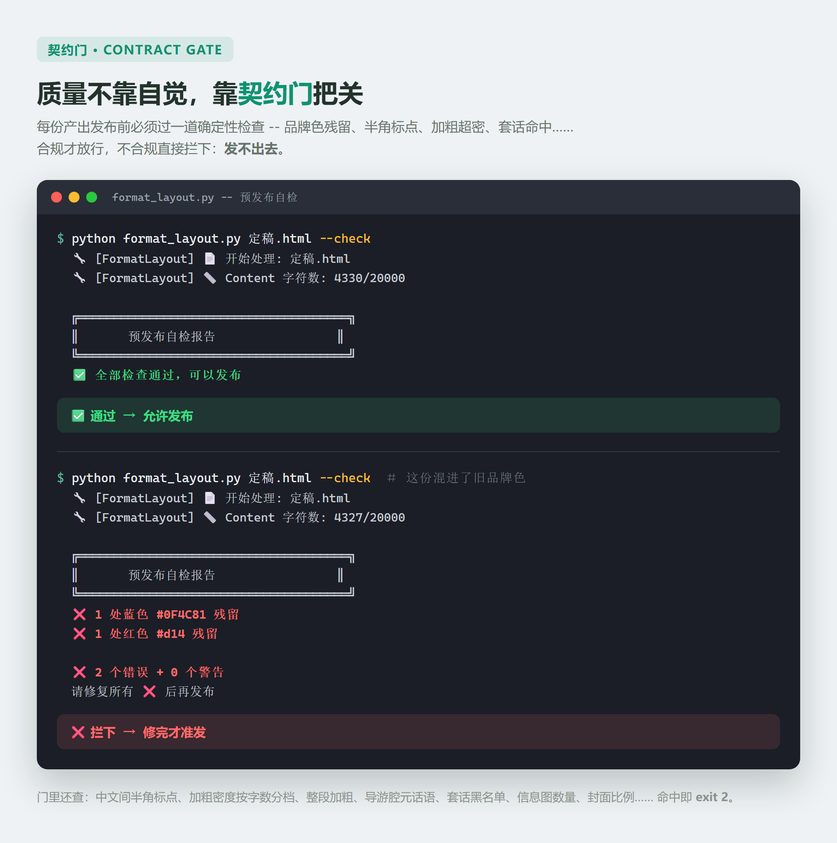
#> input picture assets/01-contract-gate.png, 837 x 843 px, shrunk from 2000 x 2014 before the run
$ python -i visual_pixel_checks.py   (imports and definitions only)
#> lines starting #> are read from the running program, lines starting #| are printed output that depends on the picture; after the words box and inside, x2 and y2 are one past the last pixel; in counts of white or black regions, pixels touching at a corner belong together
#!/usr/bin/env python3
"""封面视觉 QA 的像素级确定性测量（G4 体检补丁）。

背景：`visual_qa_codex.py::CHECK_DEFINITIONS` 里 `ghost_layer_subdued` /
`composition_contract_match` 全靠看图模型主观转述判断，历史上 103 次独立复核只打回
过 2 次。本模块给其中**可以被量化**的两项补一条确定性测量：

1. `measure_ghost_layer`：封面左侧文字区，标题后方那行半隐英文 ghost 层相对局部
   背景的有效不透明度估算（契约 `profile.example/brand.yaml` 写的是 8%-14%）。
2. `measure_watermark_presence`：封面右下角是否存在 `add_logo.js` 风格的品牌水印
   （12% 宽、2% 内边距、35% 不透明度）的辅助像素判定。

🔴 两者都只是**辅助测量，不是新的硬门**（2026-09-23 作者拍板）：

- **基线数据**（2026-09-23 量的，`<数据目录>/*/素材/cover.png`，
  含最近 9 篇的全部现存封面，外加更早的扩大样本，共 99 张只读实测，
  不进本仓）：
  - ghost 层：99 张里 81 张（82%）测到候选像素簇；测到的里只有 27 张（33%）
    落在契约写的 8%-14% 范围内，其余明显偏淡或偏浓（样本中有低至约 5.7%、
    高至约 16.0% 的）；最近 9 篇这个必测区间里 9 张全部测到候选像素簇，
    但只有 2 张落在 8%-14%，其余 7 张在 4.8%-7.5% 之间
    （包括肉眼确认过、观感正常但实测 7.5% 的样本）。
  - 结论：契约数字是**设计目标**，不是当前生产分布的真实约束；拿
    `in_contract_range` 当硬门会把大量已发布、作者认可的封面判 fail，
    所以只接成 warn。
  - 水印：99 张里 96 张（97%）测到符合 35% 不透明度特征的像素簇；
    最近 9 篇必测区间 9 张全部命中（100%）。另外 3 张未命中的
    早期封面经目视核实是**引入 `add_logo.js` 水印惯例之前的
    老封面**，本来就没有水印 —— 是真阴性，不是漏检。这项即使已经很准，
    仍然只做辅助信号：它检测的是「像素特征像不像水印」，不是水印台账
    要核对的「这个字节是否真的跑过 add_logo.js 且之后没被别的工序动过」，
    两者不能互相替代。
- 因此 `visual_qa.py::run_visual_qa` 只把这两个函数的输出当成**只报告不拦截**的
  `pixel_checks` 字段合并进 `_visual-qa.json` / `_visual-qa.md`，从不写入
  `validation_findings`/`errors`，不影响 `status`。
- 何时可以切成硬门：积累至少一个真实发布周期（建议 ≥20 篇新增封面）的
  `pixel_checks.ghost_layer` 记录后，如果 `contract_verdict` 落在
  `in_range`/`below_range`/`above_range` 的分布里，`below_range`/`above_range`
  与人工目测「ghost 层过淡看不见」或「比标题还抢眼」高度重合（而不是把正常
  作品也判出界），再考虑把 `in_contract_range is False` 接成 fail，并同时把
  这份基线数据贴进 PR/评审记录。

两个测量函数都是纯函数（只读 PIL Image，不碰磁盘/网络），可独立单测；
`compute_cover_pixel_checks` 是唯一的磁盘 IO 入口，供 `visual_qa.py` 调用。
"""

from __future__ import annotations

from pathlib import Path
from typing import Any

from PIL import Image

SCHEMA_VERSION = 1

# ---------------------------------------------------------------------------
# ghost layer（封面左侧文字区，标题后方的半隐英文）
# ---------------------------------------------------------------------------

# 版式合同（left-50-gap-6-right-44）里左栏约占 44%-52%；取上限再放宽一点，
# 保证 ghost 行即使贴着标题右边缘也落在采样区内。
GHOST_LEFT_FRACTION = 0.55
# 上下各切掉一点边缘，避开画布最边缘的渐晕/光线笔触造成的极端值。
GHOST_VERTICAL_MARGIN = 0.05
# 主标题按配方是纯白色实心笔画，用它定位「标题第一行在哪一行」：
# 一行里近白像素占比超过该阈值，才算落在标题笔画上（用来把 ghost 的搜索范围
# 收窄到标题正上方一条窄带，而不是整个左栏 —— 早期版本扫全栏，
# 结果把光束/渐变等大面积中间调背景全部计成候选像素，占比虚高到 20%-45%，
# 与「一行字」的真实占比数量级完全不符，见模块顶部基线数据）。
GHOST_TITLE_LUMA_FLOOR = 235.0
GHOST_ROW_COVERAGE_MIN = 0.02
# 标题笔画行判定允许的行间断（像素）：字形笔画之间偶尔有 1-2 行空隙，
# 不应被当成「标题第一行已经结束」。
GHOST_ROW_GAP_TOLERANCE = 2
# ghost 搜索带高度：用检测到的标题第一行高度做基准（ghost 字号不大于标题），
# 但夹在 [min, max] 之间，防止标题行检测异常时搜索带塌缩为 0 或撑爆整个区域。
GHOST_BAND_HEIGHT_MIN_FRACTION = 0.03
GHOST_BAND_HEIGHT_MAX_FRACTION = 0.22
# 候选像素的亮度带按「相对不透明度」而不是绝对亮度定义，边界比契约的 8%-14%
# 更宽松，好让「明显偏淡」「明显过重」也能落进候选簇、被判成 below/above_range，
# 而不是直接漏检；真正的契约判定仍以 GHOST_CONTRACT_LOW/HIGH 为准。
GHOST_BAND_OPACITY_LOW = 0.02
# 上界必须明显高于 GHOST_CONTRACT_HIGH，否则「明显画得比标题还抢眼」的 ghost
# 反而会因为超出扫描带上界被直接漏检（候选像素归零→判「未检测到」），
# 而不是被扣上应得的 above_range —— 等于放过了本方法最该抓的那种反例。
GHOST_BAND_OPACITY_HIGH = 0.6
# 候选像素占搜索带的比例：太低=没画东西；太高=更像一整块渐变/光束而不是
# 一行字的笔画覆盖率，这种情况宁可标「不可信」也不要报一个假不透明度数字。
# 🔴 背景亮度取的是搜索带自身的中位数，数学上「比背景亮」的像素永远不可能
# 超过该带一半（中位数定义使然）；上限必须 < 0.5 才有意义，定成 ≥0.5 等于
# 永远不会触发。99 张真实基线里最高的是 0.486，故取 0.49，
# 刚好卡在理论上限内侧、又不影响当前基线里任何一张的判定。
GHOST_SHAPE_MIN_RATIO = 0.02
GHOST_SHAPE_MAX_RATIO = 0.49
# 品牌契约写的范围（profile.example/brand.yaml 的 required_visual_traits）。
GHOST_CONTRACT_LOW = 0.08
GHOST_CONTRACT_HIGH = 0.14


def measure_ghost_layer(
    image: Image.Image,
    *,
    left_fraction: float = GHOST_LEFT_FRACTION,
    vertical_margin: float = GHOST_VERTICAL_MARGIN,
    title_luma_floor: float = GHOST_TITLE_LUMA_FLOOR,
    row_coverage_min: float = GHOST_ROW_COVERAGE_MIN,
    row_gap_tolerance: int = GHOST_ROW_GAP_TOLERANCE,
    band_height_min_fraction: float = GHOST_BAND_HEIGHT_MIN_FRACTION,
    band_height_max_fraction: float = GHOST_BAND_HEIGHT_MAX_FRACTION,
    band_opacity_low: float = GHOST_BAND_OPACITY_LOW,
    band_opacity_high: float = GHOST_BAND_OPACITY_HIGH,
    shape_min_ratio: float = GHOST_SHAPE_MIN_RATIO,
    shape_max_ratio: float = GHOST_SHAPE_MAX_RATIO,
) -> dict[str, Any]:
    """估算封面左侧文字区 ghost 层相对局部背景的有效不透明度。

    两步法（v2，见上面常量注释里 v1 的失败教训）：

    1. **定位标题第一行**：在左侧文字区内按行统计「近白像素占比」，找到第一段
       连续的高占比行 —— 那是主标题笔画（配方规定纯白实色），不是 ghost。
    2. **只在标题正上方一条窄带里量 ghost**：带高按标题行自身高度估计（ghost
       字号不大于标题），带内用中位数亮度当局部背景，取「比背景亮但没到纯白
       那一档」的像素簇按 `(簇均值 − 背景) / (255 − 背景)` 反解不透明度。

    仍是近似：光束/渐变类背景装饰如果恰好压在标题正上方，会被一起计入候选簇；
    `shape_plausible=False`（候选像素占比过高，不像一行字的笔画覆盖率）就是
    专门标记这种情况的信号 —— 调用方看到它应把 `estimated_opacity` 当不可信、
    只参考 `detected`/`shape_plausible` 本身。
    """
    import numpy as np

    rgb = image.convert("RGB") if image.mode != "RGB" else image
    width, height = rgb.size
    left_width = max(1, min(width, int(round(width * left_fraction))))
    top = max(0, int(round(height * vertical_margin)))
    bottom = max(top + 1, height - top)
    bottom = min(bottom, height)
    region = rgb.crop((0, top, left_width, bottom)).convert("L")
    arr = np.asarray(region, dtype=np.float64)
    region_h, region_w = arr.shape

    result: dict[str, Any] = {
        "method": "title-band-projection-v2",
        "region_box": [0, top, left_width, bottom],
        "title_band": None,
        "search_band": None,
        "background_luma": None,
        "candidate_pixel_ratio": None,
        "ghost_luma_mean": None,
        "estimated_opacity": None,
        "shape_plausible": None,
        "detected": False,
    }
    if arr.size == 0 or region_h < 4 or region_w < 4:
        return result

    row_coverage = (arr >= title_luma_floor).mean(axis=1)
    title_rows = np.flatnonzero(row_coverage >= row_coverage_min)
    if title_rows.size == 0:
        return result

    title_top = int(title_rows[0])
    run_end = title_top
    for row_index in title_rows:
        if row_index <= run_end + row_gap_tolerance:
            run_end = int(row_index)
        else:
            break
    result["title_band"] = [title_top + top, run_end + top]

    band_h = run_end - title_top + 1
    band_h = max(int(round(region_h * band_height_min_fraction)), band_h)
    band_h = min(band_h, int(round(region_h * band_height_max_fraction)))
    search_top = max(0, title_top - band_h)
    search_bottom = title_top
    if search_bottom - search_top < 2:
        return result
    result["search_band"] = [search_top + top, search_bottom + top]

    band = arr[search_top:search_bottom, :]
    background_luma = float(np.median(band))
    result["background_luma"] = round(background_luma, 2)

    denom = 255.0 - background_luma
    if denom <= 1e-6:
        return result
    lower = background_luma + band_opacity_low * denom
    upper = background_luma + band_opacity_high * denom
    if upper <= lower:
        return result

    mask = (band >= lower) & (band < upper)
    total = int(band.size)
    candidate_count = int(mask.sum())
    candidate_ratio = candidate_count / total if total else 0.0
    result["candidate_pixel_ratio"] = round(candidate_ratio, 6)
    if candidate_count == 0 or candidate_ratio < shape_min_ratio:
        return result

    result["shape_plausible"] = bool(candidate_ratio <= shape_max_ratio)
    if not result["shape_plausible"]:
        # 候选像素铺满了大半条搜索带：更像一整块渐变/光束，不是一行字的
        # 笔画覆盖率。仍然只是把话说清楚、不硬凑一个不透明度，不代表判定失败。
        return result

    ghost_luma_mean = float(band[mask].mean())
    result["ghost_luma_mean"] = round(ghost_luma_mean, 2)
    result["detected"] = True
    opacity = (ghost_luma_mean - background_luma) / denom
    result["estimated_opacity"] = round(max(0.0, min(1.0, opacity)), 4)
    return result


def evaluate_ghost_layer(
    measurement: dict[str, Any],
    *,
    low: float = GHOST_CONTRACT_LOW,
    high: float = GHOST_CONTRACT_HIGH,
) -> dict[str, Any]:
    """把 `measure_ghost_layer` 的原始测量换算成人可读的判定文案（仅供参考）。"""
    if measurement.get("shape_plausible") is False:
        return {
            "contract_verdict": "ambiguous_background",
            "in_contract_range": None,
            "note": (
                "自动测量：标题正上方候选像素铺满了大半条搜索带，更像大片渐变/光束"
                "而非一行字的笔画覆盖率，本方法拒绝给出不透明度数字（宁可不测也不误报）"
            ),
        }
    if not measurement.get("detected"):
        return {
            "contract_verdict": "not_detected",
            "in_contract_range": None,
            "note": (
                "自动测量：标题正上方未找到明显的 ghost 候选像素簇"
                "（可能没画 ghost 层，也可能不透明度低于本方法的测量灵敏度，"
                "也可能没能定位到标题行）"
            ),
        }
    opacity = measurement.get("estimated_opacity")
    if opacity is None:
        return {
            "contract_verdict": "unmeasurable",
            "in_contract_range": None,
            "note": "自动测量：检测到候选像素簇，但背景亮度过高导致无法换算不透明度",
        }
    if opacity < low:
        verdict, in_range = "below_range", False
    elif opacity > high:
        verdict, in_range = "above_range", False
    else:
        verdict, in_range = "in_range", True
    note = (
        f"自动测量：ghost 层有效不透明度约 {opacity:.1%}"
        f"（契约参考范围 {low:.0%}-{high:.0%}），判定 {verdict}"
        "（仅报告，不参与发布拦截，见模块顶部说明）"
    )
    return {"contract_verdict": verdict, "in_contract_range": in_range, "note": note}


# ---------------------------------------------------------------------------
# 品牌水印（封面右下角，add_logo.js 的固定版式）
# ---------------------------------------------------------------------------

# 与 add_logo.js 完全一致的版式常量：12% 宽、2% 内边距、右下角。
WATERMARK_PADDING_FRACTION = 0.02
WATERMARK_WIDTH_FRACTION = 0.12
# add_logo.js 只按宽度缩放 logo，真实高度取决于每个账号自己的 logo 文件宽高比
# （品牌素材是私有配置，公开 skill 不能假设固定比例）。这里放宽搜索框，
# 用「一个明显比 12% 宽还大」的区域兜住各种宽高比的真实 logo。
WATERMARK_SEARCH_MARGIN = 1.6
WATERMARK_SEARCH_HEIGHT_FRACTION = 0.24
# add_logo.js 写死 35% 不透明度、且按右下角取样亮度自适应选白/黑字 logo
# （同一分界 128）。这两个数字是本方法唯一能确定的先验，直接拿来比「与相邻
# 对照区比纹理」更准 —— 基线曾用后一种方法测 99 张真实封面，
# 命中率只有 54%（其中肉眼可见水印的样例，仍判「未检测到」，因为水印正左侧
# 恰好是场景里立体挂件的阴影，比 logo 本身纹理还重，对照区选址不可靠）。
WATERMARK_OPACITY_ESTIMATE = 0.35
# 容忍窗口要覆盖「实际不透明度较真实合成有偏差」与「取样框里背景本身有渐变」，
# 基线里把窗口收紧到 ±0.12 以内会漏掉一部分已知带水印的老封面。
WATERMARK_OPACITY_TOLERANCE = 0.20
# logo 只占搜索框一小部分面积（周围大量透明留白），候选像素占比门槛不能定太高。
WATERMARK_MIN_CANDIDATE_RATIO = 0.01
# 与 add_logo.js 的 LIGHT_BG_THRESHOLD 同一分界，用来决定該找变亮还是变暗的簇。
WATERMARK_LIGHT_BG_THRESHOLD = 128.0


def measure_watermark_presence(
    image: Image.Image,
    *,
    padding_fraction: float = WATERMARK_PADDING_FRACTION,
    width_fraction: float = WATERMARK_WIDTH_FRACTION,
    search_margin: float = WATERMARK_SEARCH_MARGIN,
    search_height_fraction: float = WATERMARK_SEARCH_HEIGHT_FRACTION,
    opacity_estimate: float = WATERMARK_OPACITY_ESTIMATE,
    opacity_tolerance: float = WATERMARK_OPACITY_TOLERANCE,
    min_candidate_ratio: float = WATERMARK_MIN_CANDIDATE_RATIO,
    light_bg_threshold: float = WATERMARK_LIGHT_BG_THRESHOLD,
) -> dict[str, Any]:
    """右下角「是否存在 logo 特征」的辅助像素判定（不是台账核对的替代品）。

    方法：在 `add_logo.js` 实际贴图的右下角位置取一个放宽过的搜索框，用框内
    中位数亮度当「没有 logo 时大概长什么样」的局部背景估计，再按
    `add_logo.js` 写死的 35% 不透明度与黑白字判定分界，反推「如果这里真贴了
    logo，像素会漂移到哪个亮度」，检查搜索框里有没有一簇像素落在那个范围。

    这是启发式辅助信号，不做「水印是否合规」的最终裁决 —— 真正的水印合规
    台账核对在 pipeline 侧另有实现（`.postprocess-ledger.json` +
    `.gen-log.jsonl` sha 对账）。以不误伤为优先：判「未检测到」不代表水印
    不存在，只代表本方法在这张图的右下角没有量到符合该不透明度特征的像素簇。
    """
    import numpy as np

    rgb = image.convert("RGB") if image.mode != "RGB" else image
    width, height = rgb.size
    gray = np.asarray(rgb.convert("L"), dtype=np.float64)

    pad_x = int(round(width * padding_fraction))
    pad_y = int(round(height * padding_fraction))
    box_w = max(4, int(round(width * width_fraction * search_margin)))
    box_h = max(4, int(round(height * search_height_fraction)))

    x2 = max(1, width - pad_x)
    y2 = max(1, height - pad_y)
    x1 = max(0, x2 - box_w)
    y1 = max(0, y2 - box_h)
    corner = gray[y1:y2, x1:x2]

    result: dict[str, Any] = {
        "method": "corner-opacity-band-v2",
        "logo_search_box": [x1, y1, x2, y2],
        "background_luma": None,
        "expected_variant": None,
        "candidate_pixel_ratio": 0.0,
        "likely_present": False,
        "note": "",
    }
    if corner.size == 0:
        result["note"] = "自动测量：图片过小，搜索框为空，无法判定"
        return result

    background_luma = float(np.median(corner))
    result["background_luma"] = round(background_luma, 2)
    is_light_bg = background_luma > light_bg_threshold
    lo_alpha = max(0.0, opacity_estimate - opacity_tolerance)
    hi_alpha = min(1.0, opacity_estimate + opacity_tolerance)

    if is_light_bg:
        # 浅底配深字 logo：像素应比背景更暗（黑色以 alpha 混合进浅底）。
        result["expected_variant"] = "dark-logo-on-light-bg"
        hi = background_luma - lo_alpha * background_luma
        lo = background_luma - hi_alpha * background_luma
    else:
        # 深底配白字 logo：像素应比背景更亮（白色以 alpha 混合进深底）。
        result["expected_variant"] = "light-logo-on-dark-bg"
        denom = 255.0 - background_luma
        lo = background_luma + lo_alpha * denom
        hi = background_luma + hi_alpha * denom
    lo, hi = min(lo, hi), max(lo, hi)

    mask = (corner >= lo) & (corner <= hi)
    candidate_ratio = float(mask.mean())
    result["candidate_pixel_ratio"] = round(candidate_ratio, 6)
    likely_present = bool(candidate_ratio >= min_candidate_ratio)
    result["likely_present"] = likely_present
    result["note"] = (
        "自动测量：右下角量到一簇符合 35% 不透明度特征的像素，与品牌水印特征相符"
        "（辅助信号，非台账核验）"
        if likely_present
        else "自动测量：右下角未量到符合水印不透明度特征的像素簇"
        "（不代表水印一定缺失，台账核对以 pipeline 侧记录为准）"
    )
    return result


# ---------------------------------------------------------------------------
# 汇总入口
# ---------------------------------------------------------------------------


def compute_cover_pixel_checks(image_path: Path) -> dict[str, Any]:
    """唯一的磁盘 IO 入口：打开一次图片，跑两项测量，供 `visual_qa.py` 调用。

    任何异常都吞掉并落进 `error` 字段而不是向上抛 —— 这两项测量是辅助信号，
    不应该因为一张图片解码失败就把整条视觉 QA 流程带崩。
    """
#> called with image_path = '../assets/01-contract-gate.png'
    try:
        with Image.open(image_path) as raw:
#> raw is the input picture: PIL image 837x843 RGB; mean R, G, B 104.5, 108.2, 113.1
            rgb = raw.convert("RGB")
            ghost = measure_ghost_layer(rgb)
#> in measure_ghost_layer, `region = rgb.crop((0, top, left_width, bottom)).convert("L")`:
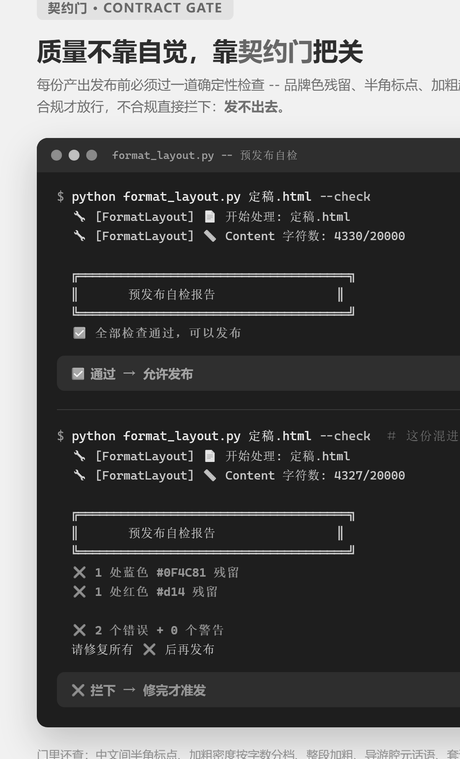
#> region: PIL image 460x759 L; min 0, max 255, mean 93
#> in measure_ghost_layer, `row_coverage = (arr >= title_luma_floor).mean(axis=1)`: row_coverage = 759 values, max 1 at index 20, min 0.0348 at index 181, mean 0.168
#> in measure_ghost_layer, `title_rows = np.flatnonzero(row_coverage >= row_coverage_min)`: title_rows = 759 values from 0 to 758
#> in measure_ghost_layer, `title_top = int(title_rows[0])`: title_top = 0
#> after the loop in measure_ghost_layer, `for row_index in title_rows:`: run_end = 758
#> in measure_ghost_layer, `band_h = run_end - title_top + 1`: band_h = 759
#> in measure_ghost_layer, `band_h = min(band_h, int(round(region_h * band_height_max_fraction)))`: band_h = 167
#> in measure_ghost_layer, `search_top = max(0, title_top - band_h)`: search_top = 0
#> ghost = 10 items
            ghost_verdict = evaluate_ghost_layer(ghost)
#> ghost_verdict = 3 items
            watermark = measure_watermark_presence(rgb)
#> in measure_watermark_presence, `corner = gray[y1:y2, x1:x2]`:
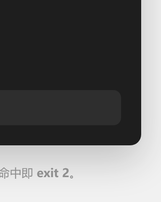
#> corner: shape (202, 161) float64; min 13, max 248, mean 104.7
#> in measure_watermark_presence, `background_luma = float(np.median(corner))`: background_luma = 44
#> in measure_watermark_presence, `is_light_bg = background_luma > light_bg_threshold`: is_light_bg = False
#> in measure_watermark_presence, `denom = 255.0 - background_luma`: denom = 211
#> in measure_watermark_presence, `lo = background_luma + lo_alpha * denom`: lo = 75.65
#> in measure_watermark_presence, `hi = background_luma + hi_alpha * denom`: hi = 160.1
#> in measure_watermark_presence, `mask = (corner >= lo) & (corner <= hi)`:
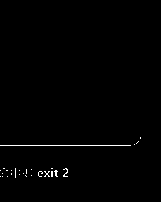
#> mask: shape (202, 161) bool; 0.77% white in thin lines or dots, all inside (x1, y1, x2, y2) = (0, 137, 141, 178)
#> in measure_watermark_presence, `candidate_ratio = float(mask.mean())`: candidate_ratio = 0.00769
#> in measure_watermark_presence, `likely_present = bool(candidate_ratio >= min_candidate_ratio)`: likely_present = False
#> watermark = 7 items
    except Exception as exc:  # noqa: BLE001 - 辅助测量必须降级，不拖垮 QA 流程
        return {"schema_version": SCHEMA_VERSION, "error": f"像素检查失败：{exc}"}

    return {
        "schema_version": SCHEMA_VERSION,
        "ghost_layer": {**ghost, **ghost_verdict},
        "watermark": watermark,
    }

>>> result = compute_cover_pixel_checks('../assets/01-contract-gate.png')
#> result = 3 items
